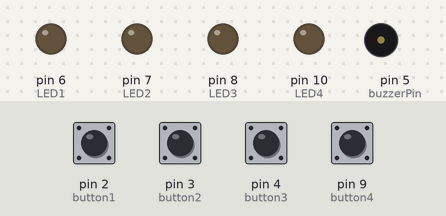
A sketch run on a simulated Arduino Uno, built with avr-gcc and run on an emulated ATmega328P. Shown: output pins drawn as LEDs (lit = HIGH), buzzer (waves = sounding). Dashed ring = blinking. Inputs (shaded band) come from the test bench; at power-on: pin 2 (button1), pin 3 (button2), pin 4 (button3), pin 9 (button4) HIGH. Pins used as bus, display or sensor lines are not drawn.

Above: at 1.2 s.
1.3 s: pin 9 (button4) pulled LOW for 0.15 s
At 1.4 s:
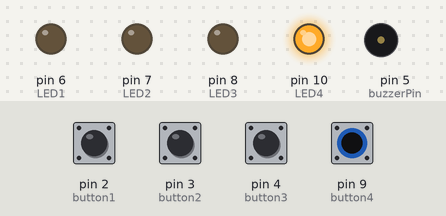
3.0 s: pin 2 (button1) pulled LOW for 0.15 s
At 4.1 s:
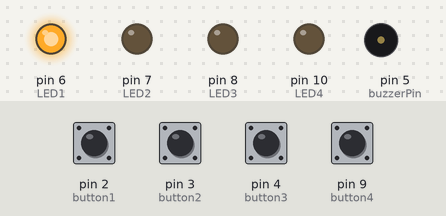
4.9 s: pin 9 (button4) pulled LOW for 1 s
At 6.6 s:
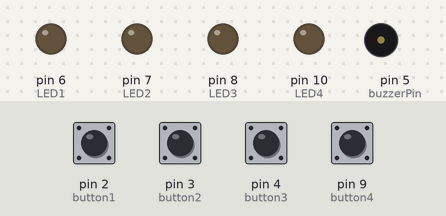
7.4 s: pin 3 (button2) pulled LOW for 0.15 s
At 8.6 s:
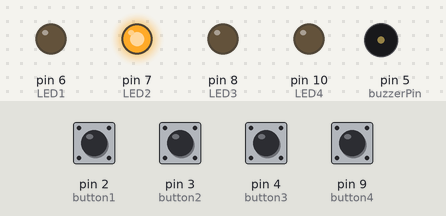
9.3 s: pin 2 (button1) driven LOW and pin 9 (button4) driven LOW
At 9.72 s:
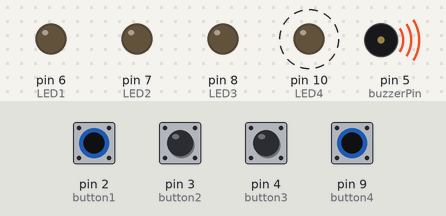
12.3 s: pin 4 (button3) pulled LOW for 1 s
At 13.11 s:
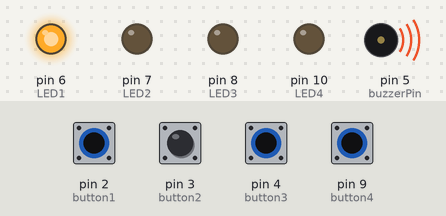
Timing chart, 0 to 16.3 s (numbered marks = the images above; inputs shaded):
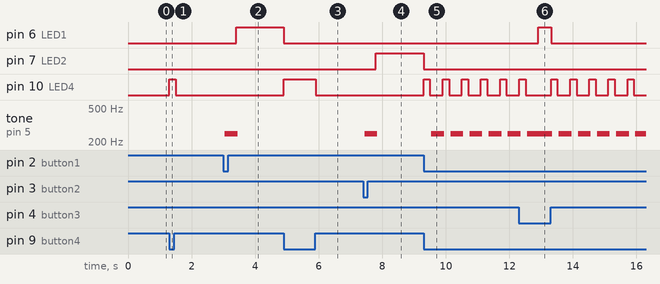

Measured:
- after the input at 1.3 s, pin 10 (LED4): LOW → HIGH at once, → LOW 0.20 s later
- after the input at 3.0 s, pin 6 (LED1): LOW → HIGH after 0.40 s; tone on pin 5 (buzzerPin): silent → 249 Hz after 0.05 s, → silent 0.40 s later
- after the input at 4.9 s, pin 6 (LED1): HIGH → LOW at once; pin 10 (LED4): LOW → HIGH at once, → LOW 1.0 s later
- after the input at 7.4 s, pin 7 (LED2): LOW → HIGH after 0.40 s; tone on pin 5 (buzzerPin): silent → 249 Hz after 0.05 s, → silent 0.40 s later
- after the input at 9.3 s, pin 7 (LED2): HIGH → LOW at once; pin 10 (LED4): alternates HIGH for 0.20 s and LOW for 0.40 s, starting at once; tone on pin 5 (buzzerPin): alternates 249 Hz for 0.40 s and silent for 0.20 s, starting after 0.25 s
- after the input at 12.3 s, pin 6 (LED1): LOW → HIGH after 0.61 s, → LOW 0.40 s later

The sketch:

quiz_Buzzer.ino
```cpp
#define button1 2
#define button2 3
#define button3 4
#define button4 9

#define buzzerPin 5

#define LED1 6
#define LED2 7
#define LED3 8
#define LED4 10

#define uint8 unsigned char
uint8 flag = 0;
uint8 b1State, b2State, b3State, b4State = 0;

void setup() {
  // put your setup code here, to run once:
  pinMode(buzzerPin, OUTPUT);
  pinMode(LED1, OUTPUT);
  pinMode(LED2, OUTPUT);
  pinMode(LED3, OUTPUT);
  pinMode(LED4, OUTPUT);

  pinMode(button1,INPUT_PULLUP);
  pinMode(button2,INPUT_PULLUP);
  pinMode(button3,INPUT_PULLUP);
  pinMode(button4,INPUT_PULLUP);

  digitalWrite(LED1, LOW);
  digitalWrite(LED2, LOW);
  digitalWrite(LED3, LOW);
  digitalWrite(LED4, LOW);

}

void loop() {
  digitalWrite(LED1, LOW);
  digitalWrite(LED2, LOW);
  digitalWrite(LED3, LOW);
  digitalWrite(LED4, LOW);

  b4State = digitalRead(button4);
  if (b4State == 0)
  {
    if (b4State == 0)
    {//re-check
      flag = 1;
      digitalWrite(LED4, HIGH);
      delay(200);
    }
  }

  if (1 == flag)
  {
    b1State = digitalRead(button1);//check button 1
    b2State = digitalRead(button2);//2
    b3State = digitalRead(button3);//3

    if (b1State == 0)//if button 1 is pressed
    {
      flag = 0;
      digitalWrite(LED4, LOW);
      Alarm();
      digitalWrite(LED1, HIGH);
      digitalWrite(LED2, LOW);
      digitalWrite(LED3, LOW);
      while (digitalRead(button4));
    }

  if (b2State == 0) {
      flag = 0;
      digitalWrite(LED4, LOW);
      Alarm();
      digitalWrite(LED1, LOW);
      digitalWrite(LED2, HIGH);
      digitalWrite(LED3, LOW);
      while (digitalRead(button4));
    }

  if (b3State == 0) {
      flag = 0;
      digitalWrite(LED4, LOW);
      Alarm();
      digitalWrite(LED1, LOW);
      digitalWrite(LED2, LOW);
      digitalWrite(LED3, HIGH);
      while (digitalRead(button4));
    }
}
}
void Alarm() {
    for (int i = 0; i < 100; i++) {
      digitalWrite(buzzerPin, HIGH);
      delay(2);
      digitalWrite(buzzerPin, LOW);
      delay(2);
    }
  }
```
